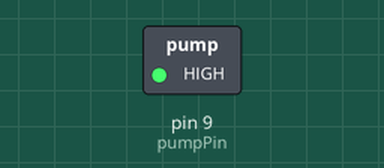
This sketch was run on a simulated Arduino Uno, built with avr-gcc and run on an emulated ATmega328P. On the bench: switched loads named in the sketch (green lamp = pin HIGH). Dashed ring = blinking.

Above: at 0.5 s.
Timing chart, 0 to 4.6 s (numbered marks = the images above):
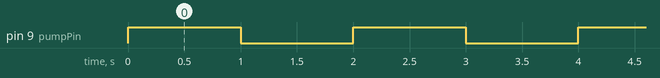

The sketch:

pump.ino
```cpp
int pumpPin = 9;

void setup() {
  pinMode(pumpPin , OUTPUT);
  digitalWrite(pumpPin, LOW);

}

void loop() {
  digitalWrite(pumpPin, HIGH);
  delay(1000);

  digitalWrite(pumpPin, LOW);
  delay(1000);
}
```

Measured:
- by itself, pin 9 (pumpPin): alternates HIGH for 1.0 s and LOW for 1.0 s
